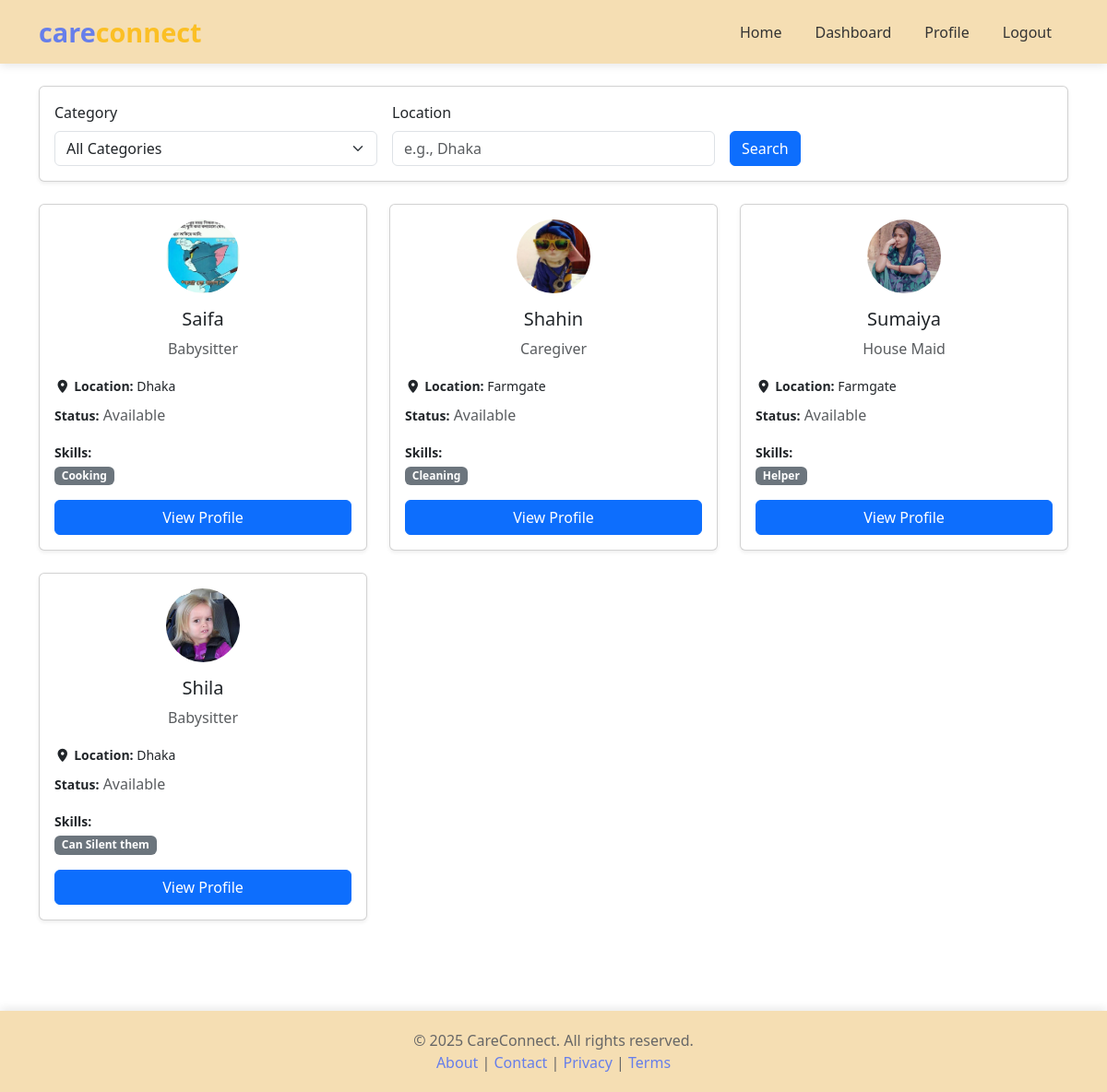
/users/search/ (signed in), run on the app's committed database.
### providers/models.py (models this page shows, shortened)
class ServiceProvider(models.Model):
    CATEGORY_CHOICES = [
        ('maid', 'House Maid'),
        ('babysitter', 'Babysitter'),
        ('caregiver', 'Caregiver'),
    ]
    GENDER_CHOICES = [
        ('male', 'Male'),
        ('female', 'Female'),
        ('other', 'Other'),
    ]
    user = models.OneToOneField(User, on_delete=models.CASCADE, related_name='provider_profile')
    name = models.CharField(max_length=100)
    age = models.IntegerField()
    gender = models.CharField(max_length=10, choices=GENDER_CHOICES)
    location = models.CharField(max_length=200)
    experience_year = models.FloatField()
    skills = models.TextField(help_text="Comma-separated")
    category = models.CharField(max_length=20, choices=CATEGORY_CHOICES)
    contactNo = models.CharField(max_length=15)
    hourlyRate = models.FloatField()
    availability = models.BooleanField(default=True)
    profile_image = models.ImageField(upload_to='provider_profiles/', blank=True, null=True)
    created_at = models.DateTimeField(auto_now_add=True)
    def get_skills_list(self):
        return [skill.strip() for skill in self.skills.split(',')]

### users/views.py (the view)
# urls.py: path('search/', views.search_providers, name='search_providers'),
@login_required
def search_providers(request):
    category = request.GET.get('category', '')
    location = request.GET.get('location', '')
    providers = ServiceProvider.objects.all()
    if category:
        providers = providers.filter(category=category)
    if location:
        providers = providers.filter(location__icontains=location)
    context = {
        'providers': providers,
        'category': category,
        'location': location,
    }
    return render(request, 'users/search.html', context)

### templates/users/search.html (shortened to what this page needs)
{% extends 'base.html' %}
{% block content %}
<div class="container mt-4 mb-5">
    <div class="card shadow-sm mb-4">
        <div class="card-body">
            <form method="GET" action="{% url 'search_providers' %}">
                <div class="row g-3">
                    <div class="col-md-4">
                        <label class="form-label">Category</label>
                        <select class="form-select" name="category">
                            <option value="">All Categories</option>
                        </select>
                    </div>
                    <div class="col-md-4">
                        <label class="form-label">Location</label>
                        <input type="text" class="form-control" name="location" value="{{ location }}" placeholder="e.g., Dhaka">
                    </div>
                    <div class="col-md-4 d-flex align-items-end">
                        <button type="submit" class="btn btn-primary">Search</button>
                    </div>
                </div>
            </form>
        </div>
    </div>
    <div class="row g-4">
        {% if providers %}
            {% for provider in providers %}
            <div class="col-md-6 col-lg-4">
                <div class="card shadow-sm h-100">
                    <div class="card-body">
                        <div class="text-center mb-3">
                            {% if provider.profile_image %}
                            <img src="{{ provider.profile_image.url }}" class="rounded-circle" width="80" height="80" alt="Profile">
                            {% endif %}
                        </div>
                        <h5 class="card-title text-center">{{ provider.name }}</h5>
                        <p class="text-center text-muted">{{ provider.get_category_display }}</p>
                        <div class="mb-2">
                            <small><strong><i class="fa-solid fa-location-dot"></i> Location:</strong> {{ provider.location }}</small>
                        </div>
                        <div class="mb-3">
                            <small><strong>Status:</strong></small>
                            {% if provider.availability %}
                            <span class="text-muted">Available</span>
                            {% else %}
                            <span class="text-muted">Unavailable</span>
                            {% endif %}
                        </div>
                        <div class="mb-3">
                            <small><strong>Skills:</strong></small><br>
                            {% for skill in provider.get_skills_list %}
                            <span class="badge bg-secondary me-1">{{ skill }}</span>
                            {% endfor %}
                        </div>
                        <a href="{% url 'provider_detail' provider.id %}" class="btn btn-primary w-100">View Profile</a>
                    </div>
                </div>
            </div>
            {% endfor %}
        {% endif %}
    </div>
</div>
{% endblock %}

### templates/base.html (style rules this page uses)
body { display: flex; flex-direction: column; min-height: 100vh; background: white; }

### data on the page
ServiceProvider: profile_image (picture), name "Saifa", category "Babysitter", location "Dhaka", availability "Available", get_skills_list "Cooking"
ServiceProvider: profile_image (picture), name "Shahin", category "Caregiver", location "Farmgate", availability "Available", get_skills_list "Cleaning"
ServiceProvider: profile_image (picture), name "Sumaiya", category "House Maid", location "Farmgate", availability "Available", get_skills_list "Helper"
ServiceProvider: profile_image (picture), name "Shila", category "Babysitter", location "Dhaka", availability "Available", get_skills_list "Can Silent them"
